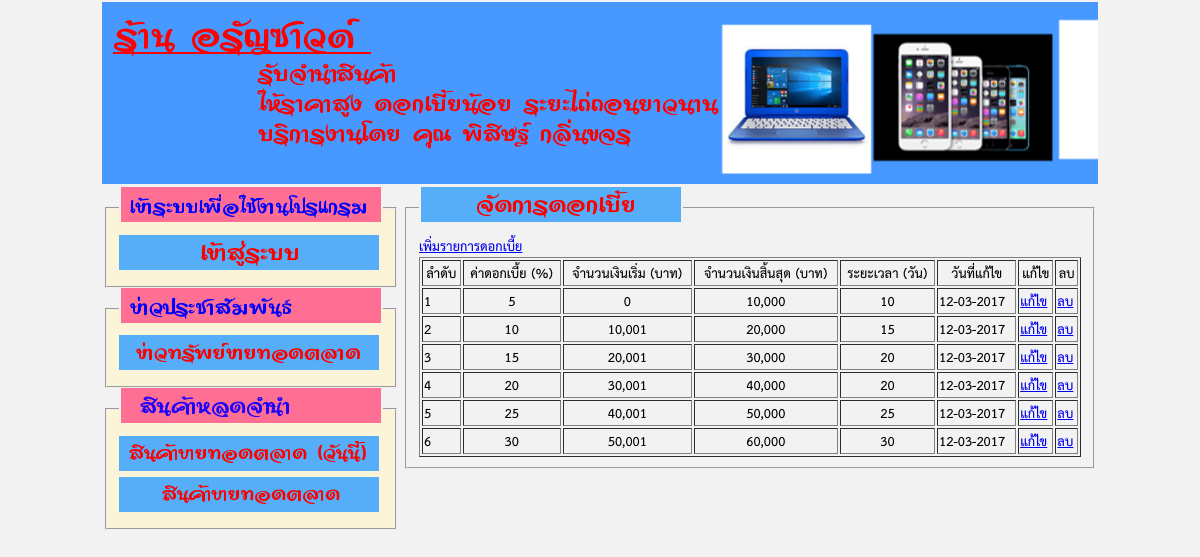
/admin/interest-list.php, run on the app's committed database.
### tables this page shows
CREATE TABLE `interest` (
  `int_id` int(11) NOT NULL,
  `int_money_begin` int(11) NOT NULL,
  `int_money_end` int(11) NOT NULL,
  `int_duration` int(3) NOT NULL,
  `int_value` int(11) NOT NULL,
  `create_date` date NOT NULL,
  `create_by` int(11) NOT NULL
);

### admin/interest-list.php (the view)
<?php include '../include/inc_header.php'; ?>
<?php
include '../database/connect.php';
$sql = "SELECT `int_id`, FORMAT(int_money_begin,0) int_money_begin, FORMAT(int_money_end,0) int_money_end, ";
$sql .= " `int_duration`, `int_value`, DATE_FORMAT(create_date,'%d-%m-%Y') create_date, `create_by` FROM `interest` ";
$sql .= " ORDER BY int_value";
$query = mysqli_query($conn, $sql) or die(mysqli_error($conn));
?>
<fieldset>
    <legend><img src="../images/menus/crud-interest.png"/></legend>
    <a href="interest-form.php">เพิ่มรายการดอกเบี้ย</a>
    <table border="1" width="100%">
        <thead>
            <tr>
                <th>ลำดับ</th>
                <th>ค่าดอกเบี้ย (%)</th>
                <th>จำนวนเงินเริ่ม (บาท)</th>
                <th>จำนวนเงินสิ้นสุด (บาท)</th>
                <th>ระยะเวลา (วัน)</th>
                <th>วันที่แก้ไข</th>
                <th>แก้ไข</th>
                <th>ลบ</th>
            </tr>
        </thead>
        <tbody>
            <?php
            $auto = 1;
            while ($row = mysqli_fetch_array($query)) {
                $int_id = $row['int_id'];
                ?>
                <tr>
                    <td><?= $auto ?></td>
                    <td align="center"><?= $row['int_value'] ?></td>
                    <td align="center"><?= $row['int_money_begin'] ?></td>
                    <td align="center"><?= $row['int_money_end'] ?></td>
                    <td align="center"><?= $row['int_duration'] ?></td>
                    <td><?= $row['create_date'] ?></td>
                    <td><a href="interest-form.php?id=<?=$int_id?>">แก้ไข</a></td>
                    <td><a href="interest-delete.php?id=<?=$int_id?>" onclick="return confirm('ยืนยันการลบข้อมูลนี้ ตกลง || ยกเลิก')">ลบ</a></td>
                </tr>
                <?php
                $auto++;
            }
            ?>
        </tbody>
    </table>
</fieldset>
<?php include '../include/inc_footer.php'; ?>

### include/inc_header.php (shortened to what this page needs)
<!DOCTYPE html>
<html>
    <head>
        <link href="../css/jquery-ui.css" type="text/css" rel="stylesheet"/>
        <link href="../css/pawn-style.css" type="text/css" rel="stylesheet"/>
    </head>
    <body style="margin: 0px 100px 0px 100px;background-color: #F2F2F2">
        <table style="width: 100%;">
            <tbody>
                <tr>
                    <td colspan="2" style="background-image: url('../images/img-header.png');height: 180px;"></td>
                </tr>
                <tr>
                    <td style="width: 23%;vertical-align: top;">
                        <?php if (empty($_SESSION['member'])) { ?>
                            <fieldset style="background-color: #FCF4D9">
                                <legend><img src="../images/menus/genaral-title.png"/></legend>
                                <a href="login.php"><img src="../images/menus/login.png"/></a>
                            </fieldset>
                            <fieldset style="background-color: #FCF4D9">
                                <legend><img src="../images/menus/news-title.png"/></legend>
                                <a href="news-list.php"><img src="../images/menus/news-product-expire.png"/></a>
                            </fieldset>
                            <fieldset style="background-color: #FCF4D9">
                                <legend><img src="../images/menus/expire-title.png"/></legend>
                                <a href="pawn-sale-list.php?scope=today"><img src="../images/menus/expire-today.png"/></a>
                                <a href="pawn-sale-list.php?scope=all"><img src="../images/menus/expire-all.png"/></a>
                            </fieldset>
                        <?php } ?>
                    </td>
                    <td style="width: 77%;vertical-align: top;">

### include/inc_footer.php
                     </td>
                </tr>
            </tbody>
        </table>
    </body>
</html>

### css/pawn-style.css (style rules this page uses)
body * { font-family: THSarabun; }
legend { font-size: 24px; font-weight:bold; }
fieldset *:not(legend) { font-size: 19px; }

### data on the page
interest: int_value "5", int_money_begin "0", int_money_end "10,000", int_duration "10", create_date "12-03-2017"
interest: int_value "10", int_money_begin "10,001", int_money_end "20,000", int_duration "15", create_date "12-03-2017"
interest: int_value "15", int_money_begin "20,001", int_money_end "30,000", int_duration "20", create_date "12-03-2017"
interest: int_value "20", int_money_begin "30,001", int_money_end "40,000", int_duration "20", create_date "12-03-2017"
interest: int_value "25", int_money_begin "40,001", int_money_end "50,000", int_duration "25", create_date "12-03-2017"
interest: int_value "30", int_money_begin "50,001", int_money_end "60,000", int_duration "30", create_date "12-03-2017"
